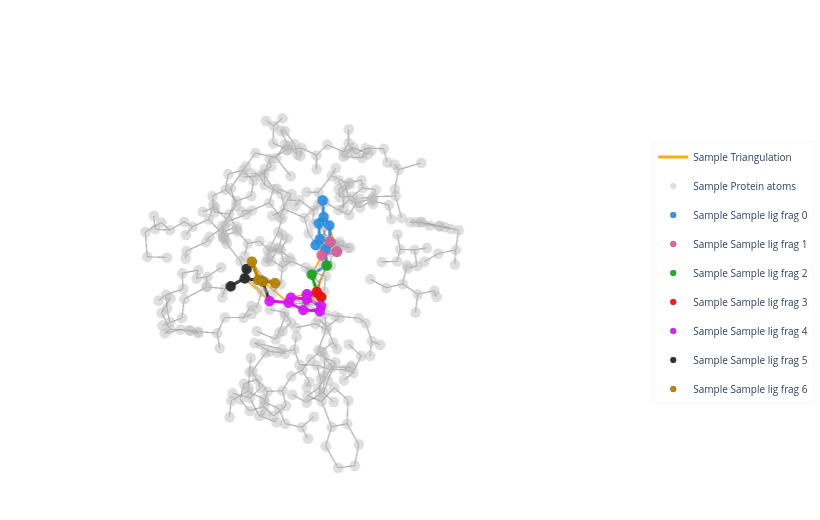

The notebook cell saved with this chart:
### Markdown cell above
## Optional: 3D view

Requires `py3Dmol` and `plotly` (`pip install py3Dmol plotly`).

### Code cell
try:
    from sigmadock.geo.viz import plot_interaction_graph_3d_plotly
    fig = plot_interaction_graph_3d_plotly(
        sample,
        pos_key = "ref_pos",
        show_ligand_virtual = False,
        show_protein_virtual = False,
        show_triangulation = True,
        )
except Exception as e:
    print("Skipping 3D plot:", e)

### Figure 1 — Plotly figure (JSON) as saved in the notebook; plotly's stock layout.template omitted (floating-point values rounded to 4 significant figures; data arrays with more than 128 entries replaced by an {"elided": "..."} marker saying what was removed)
{"data": [{"hoverinfo": "none", "line": {"color": "orange", "width": 3.2}, "mode": "lines", "name": "Sample Triangulation", "opacity": 0.92, "showlegend": true, "type": "scatter3d", "x": {"elided": "138 float values"}, "y": {"elided": "138 float values"}, "z": {"elided": "138 float values"}}, {"hoverinfo": "none", "line": {"color": "#2E91E5", "width": 6}, "mode": "lines", "name": "Sample frag_0", "opacity": 0.95, "showlegend": false, "type": "scatter3d", "x": [-21.48, -21.15, null], "y": [-10.01, -9.534, null], "z": [-24.97, -26.23, null]}, {"hoverinfo": "none", "line": {"color": "#2E91E5", "width": 6}, "mode": "lines", "name": "Sample frag_0", "opacity": 0.95, "showlegend": false, "type": "scatter3d", "x": [-21.15, -21.48, null], "y": [-9.534, -10.01, null], "z": [-26.23, -24.97, null]}, {"hoverinfo": "none", "line": {"color": "#E15F99", "width": 6}, "mode": "lines", "name": "Sample frag_1", "opacity": 0.95, "showlegend": false, "type": "scatter3d", "x": [-19.09, -20.59, null], "y": [-8.17, -7.944, null], "z": [-23.6, -23.87, null]}, {"hoverinfo": "none", "line": {"color": "#E15F99", "width": 6}, "mode": "lines", "name": "Sample frag_1", "opacity": 0.95, "showlegend": false, "type": "scatter3d", "x": [-20.59, -19.09, null], "y": [-7.944, -8.17, null], "z": [-23.87, -23.6, null]}, {"hoverinfo": "none", "line": {"color": "#2E91E5", "width": 6}, "mode": "lines", "name": "Sample frag_0", "opacity": 0.95, "showlegend": false, "type": "scatter3d", "x": [-21.48, -21.26, null], "y": [-10.01, -9.292, null], "z": [-24.97, -23.85, null]}, {"hoverinfo": "none", "line": {"color": "#2E91E5", "width": 6}, "mode": "lines", "name": "Sample frag_0", "opacity": 0.95, "showlegend": false, "type": "scatter3d", "x": [-21.26, -21.48, null], "y": [-9.292, -10.01, null], "z": [-23.85, -24.97, null]}, {"hoverinfo": "none", "line": {"color": "#2E91E5", "width": 6}, "mode": "lines", "name": "Sample frag_0", "opacity": 0.95, "showlegend": false, "type": "scatter3d", "x": [-21.48, -22.11, null], "y": [-10.01, -11.28, null], "z": [-24.97, -24.82, null]}, {"hoverinfo": "none", "line": {"color": "#2E91E5", "width": 6}, "mode": "lines", "name": "Sample frag_0", "opacity": 0.95, "showlegend": false, "type": "scatter3d", "x": [-22.11, -21.48, null], "y": [-11.28, -10.01, null], "z": [-24.82, -24.97, null]}, {"hoverinfo": "none", "line": {"color": "#1CA71C", "width": 6}, "mode": "lines", "name": "Sample frag_2", "opacity": 0.95, "showlegend": false, "type": "scatter3d", "x": [-19.97, -19.61, null], "y": [-10.12, -9.16, null], "z": [-26.86, -27.99, null]}, {"hoverinfo": "none", "line": {"color": "#1CA71C", "width": 6}, "mode": "lines", "name": "Sample frag_2", "opacity": 0.95, "showlegend": false, "type": "scatter3d", "x": [-19.61, -19.97, null], "y": [-9.16, -10.12, null], "z": [-27.99, -26.86, null]}, {"hoverinfo": "none", "line": {"color": "#DA16FF", "width": 6}, "mode": "lines", "name": "Sample frag_4", "opacity": 0.95, "showlegend": false, "type": "scatter3d", "x": [-16.78, -16.97, null], "y": [-7.504, -6.137, null], "z": [-26.29, -26.29, null]}, {"hoverinfo": "none", "line": {"color": "#DA16FF", "width": 6}, "mode": "lines", "name": "Sample frag_4", "opacity": 0.95, "showlegend": false, "type": "scatter3d", "x": [-16.97, -16.78, null], "y": [-6.137, -7.504, null], "z": [-26.29, -26.29, null]}, {"hoverinfo": "none", "line": {"color": "#DA16FF", "width": 6}, "mode": "lines", "name": "Sample frag_4", "opacity": 0.95, "showlegend": false, "type": "scatter3d", "x": [-16.97, -15.97, null], "y": [-6.137, -5.323, null], "z": [-26.29, -25.77, null]}, {"hoverinfo": "none", "line": {"color": "#DA16FF", "width": 6}, "mode": "lines", "name": "Sample frag_4", "opacity": 0.95, "showlegend": false, "type": "scatter3d", "x": [-15.97, -16.97, null], "y": [-5.323, -6.137, null], "z": [-25.77, -26.29, null]}, {"hoverinfo": "none", "line": {"color": "#DA16FF", "width": 6}, "mode": "lines", "name": "Sample frag_4", "opacity": 0.95, "showlegend": false, "type": "scatter3d", "x": [-15.97, -14.8, null], "y": [-5.323, -5.852, null], "z": [-25.77, -25.28, null]}, {"hoverinfo": "none", "line": {"color": "#DA16FF", "width": 6}, "mode": "lines", "name": "Sample frag_4", "opacity": 0.95, "showlegend": false, "type": "scatter3d", "x": [-14.8, -15.97, null], "y": [-5.852, -5.323, null], "z": [-25.28, -25.77, null]}, {"hoverinfo": "none", "line": {"color": "#DA16FF", "width": 6}, "mode": "lines", "name": "Sample frag_4", "opacity": 0.95, "showlegend": false, "type": "scatter3d", "x": [-14.8, -14.61, null], "y": [-5.852, -7.238, null], "z": [-25.28, -25.28, null]}, {"hoverinfo": "none", "line": {"color": "#DA16FF", "width": 6}, "mode": "lines", "name": "Sample frag_4", "opacity": 0.95, "showlegend": false, "type": "scatter3d", "x": [-14.61, -14.8, null], "y": [-7.238, -5.852, null], "z": [-25.28, -25.28, null]}, {"hoverinfo": "none", "line": {"color": "#DA16FF", "width": 6}, "mode": "lines", "name": "Sample frag_4", "opacity": 0.95, "showlegend": false, "type": "scatter3d", "x": [-14.61, -13.32, null], "y": [-7.238, -7.864, null], "z": [-25.28, -24.76, null]}, {"hoverinfo": "none", "line": {"color": "#DA16FF", "width": 6}, "mode": "lines", "name": "Sample frag_4", "opacity": 0.95, "showlegend": false, "type": "scatter3d", "x": [-13.32, -14.61, null], "y": [-7.864, -7.238, null], "z": [-24.76, -25.28, null]}, {"hoverinfo": "none", "line": {"color": "#222A2A", "width": 6}, "mode": "lines", "name": "Sample frag_5", "opacity": 0.95, "showlegend": false, "type": "scatter3d", "x": [-13.41, -12.94, null], "y": [-8.616, -10.09, null], "z": [-23.41, -23.66, null]}, {"hoverinfo": "none", "line": {"color": "#222A2A", "width": 6}, "mode": "lines", "name": "Sample frag_5", "opacity": 0.95, "showlegend": false, "type": "scatter3d", "x": [-12.94, -13.41, null], "y": [-10.09, -8.616, null], "z": [-23.66, -23.41, null]}, {"hoverinfo": "none", "line": {"color": "#DA16FF", "width": 6}, "mode": "lines", "name": "Sample frag_4", "opacity": 0.95, "showlegend": false, "type": "scatter3d", "x": [-14.61, -15.61, null], "y": [-7.238, -8.042, null], "z": [-25.28, -25.79, null]}, {"hoverinfo": "none", "line": {"color": "#DA16FF", "width": 6}, "mode": "lines", "name": "Sample frag_4", "opacity": 0.95, "showlegend": false, "type": "scatter3d", "x": [-15.61, -14.61, null], "y": [-8.042, -7.238, null], "z": [-25.79, -25.28, null]}, {"hoverinfo": "none", "line": {"color": "#DA16FF", "width": 6}, "mode": "lines", "name": "Sample frag_4", "opacity": 0.95, "showlegend": false, "type": "scatter3d", "x": [-16.78, -15.61, null], "y": [-7.504, -8.042, null], "z": [-26.29, -25.79, null]}, {"hoverinfo": "none", "line": {"color": "#DA16FF", "width": 6}, "mode": "lines", "name": "Sample frag_4", "opacity": 0.95, "showlegend": false, "type": "scatter3d", "x": [-15.61, -16.78, null], "y": [-8.042, -7.504, null], "z": [-25.79, -26.29, null]}, {"hoverinfo": "none", "line": {"color": "#B68100", "width": 6}, "mode": "lines", "name": "Sample frag_6", "opacity": 0.95, "showlegend": false, "type": "scatter3d", "x": [-12.46, -12.49, null], "y": [-7.935, -8.551, null], "z": [-22.46, -21.22, null]}, {"hoverinfo": "none", "line": {"color": "#B68100", "width": 6}, "mode": "lines", "name": "Sample frag_6", "opacity": 0.95, "showlegend": false, "type": "scatter3d", "x": [-12.49, -12.46, null], "y": [-8.551, -7.935, null], "z": [-21.22, -22.46, null]}, {"hoverinfo": "none", "line": {"color": "#B68100", "width": 6}, "mode": "lines", "name": "Sample frag_6", "opacity": 0.95, "showlegend": false, "type": "scatter3d", "x": [-12.46, -12.83, null], "y": [-7.935, -6.615, null], "z": [-22.46, -22.23, null]}, {"hoverinfo": "none", "line": {"color": "#B68100", "width": 6}, "mode": "lines", "name": "Sample frag_6", "opacity": 0.95, "showlegend": false, "type": "scatter3d", "x": [-12.83, -12.46, null], "y": [-6.615, -7.935, null], "z": [-22.23, -22.46, null]}, {"hoverinfo": "none", "line": {"color": "#2E91E5", "width": 6}, "mode": "lines", "name": "Sample frag_0", "opacity": 0.95, "showlegend": false, "type": "scatter3d", "x": [-22.19, -21.61, null], "y": [-10.96, -9.757, null], "z": [-22.56, -22.63, null]}, {"hoverinfo": "none", "line": {"color": "#2E91E5", "width": 6}, "mode": "lines", "name": "Sample frag_0", "opacity": 0.95, "showlegend": false, "type": "scatter3d", "x": [-21.61, -22.19, null], "y": [-9.757, -10.96, null], "z": [-22.63, -22.56, null]}, {"hoverinfo": "none", "line": {"color": "#2E91E5", "width": 6}, "mode": "lines", "name": "Sample frag_0", "opacity": 0.95, "showlegend": false, "type": "scatter3d", "x": [-21.26, -21.61, null], "y": [-9.292, -9.757, null], "z": [-23.85, -22.63, null]}, {"hoverinfo": "none", "line": {"color": "#2E91E5", "width": 6}, "mode": "lines", "name": "Sample frag_0", "opacity": 0.95, "showlegend": false, "type": "scatter3d", "x": [-21.61, -21.26, null], "y": [-9.757, -9.292, null], "z": [-22.63, -23.85, null]}, {"hoverinfo": "none", "line": {"color": "#2E91E5", "width": 6}, "mode": "lines", "name": "Sample frag_0", "opacity": 0.95, "showlegend": false, "type": "scatter3d", "x": [-22.19, -22.54, null], "y": [-10.96, -11.43, null], "z": [-22.56, -21.34, null]}, {"hoverinfo": "none", "line": {"color": "#2E91E5", "width": 6}, "mode": "lines", "name": "Sample frag_0", "opacity": 0.95, "showlegend": false, "type": "scatter3d", "x": [-22.54, -22.19, null], "y": [-11.43, -10.96, null], "z": [-21.34, -22.56, null]}, {"hoverinfo": "none", "line": {"color": "#2E91E5", "width": 6}, "mode": "lines", "name": "Sample frag_0", "opacity": 0.95, "showlegend": false, "type": "scatter3d", "x": [-22.11, -22.45, null], "y": [-11.28, -11.74, null], "z": [-24.82, -23.61, null]}, {"hoverinfo": "none", "line": {"color": "#2E91E5", "width": 6}, "mode": "lines", "name": "Sample frag_0", "opacity": 0.95, "showlegend": false, "type": "scatter3d", "x": [-22.45, -22.11, null], "y": [-11.74, -11.28, null], "z": [-23.61, -24.82, null]}, {"hoverinfo": "none", "line": {"color": "#2E91E5", "width": 6}, "mode": "lines", "name": "Sample frag_0", "opacity": 0.95, "showlegend": false, "type": "scatter3d", "x": [-22.19, -22.45, null], "y": [-10.96, -11.74, null], "z": [-22.56, -23.61, null]}, {"hoverinfo": "none", "line": {"color": "#2E91E5", "width": 6}, "mode": "lines", "name": "Sample frag_0", "opacity": 0.95, "showlegend": false, "type": "scatter3d", "x": [-22.45, -22.19, null], "y": [-11.74, -10.96, null], "z": [-23.61, -22.56, null]}, {"hoverinfo": "none", "line": {"color": "#2E91E5", "width": 6}, "mode": "lines", "name": "Sample frag_0", "opacity": 0.95, "showlegend": false, "type": "scatter3d", "x": [-22.11, -22.37, null], "y": [-11.28, -12.04, null], "z": [-24.82, -25.88, null]}, {"hoverinfo": "none", "line": {"color": "#2E91E5", "width": 6}, "mode": "lines", "name": "Sample frag_0", "opacity": 0.95, "showlegend": false, "type": "scatter3d", "x": [-22.37, -22.11, null], "y": [-12.04, -11.28, null], "z": [-25.88, -24.82, null]}, {"hoverinfo": "none", "line": {"color": "#FB0D0D", "width": 6}, "mode": "lines", "name": "Sample frag_3", "opacity": 0.95, "showlegend": false, "type": "scatter3d", "x": [-18.86, -17.69, null], "y": [-7.937, -8.404, null], "z": [-27.45, -26.78, null]}, {"hoverinfo": "none", "line": {"color": "#FB0D0D", "width": 6}, "mode": "lines", "name": "Sample frag_3", "opacity": 0.95, "showlegend": false, "type": "scatter3d", "x": [-17.69, -18.86, null], "y": [-8.404, -7.937, null], "z": [-26.78, -27.45, null]}, {"hoverinfo": "none", "line": {"color": "#222A2A", "width": 6}, "mode": "lines", "name": "Sample frag_5", "opacity": 0.95, "showlegend": false, "type": "scatter3d", "x": [-12.94, -11.71, null], "y": [-10.09, -10.23, null], "z": [-23.66, -23.81, null]}, {"hoverinfo": "none", "line": {"color": "#222A2A", "width": 6}, "mode": "lines", "name": "Sample frag_5", "opacity": 0.95, "showlegend": false, "type": "scatter3d", "x": [-11.71, -12.94, null], "y": [-10.23, -10.09, null], "z": [-23.81, -23.66, null]}, {"hoverinfo": "none", "line": {"color": "#222A2A", "width": 6}, "mode": "lines", "name": "Sample frag_5", "opacity": 0.95, "showlegend": false, "type": "scatter3d", "x": [-12.94, -13.84, null], "y": [-10.09, -10.95, null], "z": [-23.66, -23.68, null]}, {"hoverinfo": "none", "line": {"color": "#222A2A", "width": 6}, "mode": "lines", "name": "Sample frag_5", "opacity": 0.95, "showlegend": false, "type": "scatter3d", "x": [-13.84, -12.94, null], "y": [-10.95, -10.09, null], "z": [-23.68, -23.66, null]}, {"hoverinfo": "none", "line": {"color": "#2E91E5", "width": 6}, "mode": "lines", "name": "Sample frag_0", "opacity": 0.95, "showlegend": false, "type": "scatter3d", "x": [-20.59, -21.26, null], "y": [-7.944, -9.292, null], "z": [-23.87, -23.85, null]}, {"hoverinfo": "none", "line": {"color": "#2E91E5", "width": 6}, "mode": "lines", "name": "Sample frag_0", "opacity": 0.95, "showlegend": false, "type": "scatter3d", "x": [-21.26, -20.59, null], "y": [-9.292, -7.944, null], "z": [-23.85, -23.87, null]}, {"hoverinfo": "none", "line": {"color": "#E15F99", "width": 6}, "mode": "lines", "name": "Sample frag_1", "opacity": 0.95, "showlegend": false, "type": "scatter3d", "x": [-20.59, -21.26, null], "y": [-7.944, -9.292, null], "z": [-23.87, -23.85, null]}, {"hoverinfo": "none", "line": {"color": "#E15F99", "width": 6}, "mode": "lines", "name": "Sample frag_1", "opacity": 0.95, "showlegend": false, "type": "scatter3d", "x": [-21.26, -20.59, null], "y": [-9.292, -7.944, null], "z": [-23.85, -23.87, null]}, {"hoverinfo": "none", "line": {"color": "#1CA71C", "width": 6}, "mode": "lines", "name": "Sample frag_2", "opacity": 0.95, "showlegend": false, "type": "scatter3d", "x": [-21.15, -19.97, null], "y": [-9.534, -10.12, null], "z": [-26.23, -26.86, null]}, {"hoverinfo": "none", "line": {"color": "#1CA71C", "width": 6}, "mode": "lines", "name": "Sample frag_2", "opacity": 0.95, "showlegend": false, "type": "scatter3d", "x": [-19.97, -21.15, null], "y": [-10.12, -9.534, null], "z": [-26.86, -26.23, null]}, {"hoverinfo": "none", "line": {"color": "#FB0D0D", "width": 6}, "mode": "lines", "name": "Sample frag_3", "opacity": 0.95, "showlegend": false, "type": "scatter3d", "x": [-19.61, -18.86, null], "y": [-9.16, -7.937, null], "z": [-27.99, -27.45, null]}, {"hoverinfo": "none", "line": {"color": "#FB0D0D", "width": 6}, "mode": "lines", "name": "Sample frag_3", "opacity": 0.95, "showlegend": false, "type": "scatter3d", "x": [-18.86, -19.61, null], "y": [-7.937, -9.16, null], "z": [-27.45, -27.99, null]}, {"hoverinfo": "none", "line": {"color": "#1CA71C", "width": 6}, "mode": "lines", "name": "Sample frag_2", "opacity": 0.95, "showlegend": false, "type": "scatter3d", "x": [-19.61, -18.86, null], "y": [-9.16, -7.937, null], "z": [-27.99, -27.45, null]}, {"hoverinfo": "none", "line": {"color": "#1CA71C", "width": 6}, "mode": "lines", "name": "Sample frag_2", "opacity": 0.95, "showlegend": false, "type": "scatter3d", "x": [-18.86, -19.61, null], "y": [-7.937, -9.16, null], "z": [-27.45, -27.99, null]}, {"hoverinfo": "none", "line": {"color": "#B68100", "width": 6}, "mode": "lines", "name": "Sample frag_6", "opacity": 0.95, "showlegend": false, "type": "scatter3d", "x": [-13.41, -12.46, null], "y": [-8.616, -7.935, null], "z": [-23.41, -22.46, null]}, {"hoverinfo": "none", "line": {"color": "#B68100", "width": 6}, "mode": "lines", "name": "Sample frag_6", "opacity": 0.95, "showlegend": false, "type": "scatter3d", "x": [-12.46, -13.41, null], "y": [-7.935, -8.616, null], "z": [-22.46, -23.41, null]}, {"hoverinfo": "none", "line": {"color": "#FB0D0D", "width": 6}, "mode": "lines", "name": "Sample frag_3", "opacity": 0.95, "showlegend": false, "type": "scatter3d", "x": [-16.78, -17.69, null], "y": [-7.504, -8.404, null], "z": [-26.29, -26.78, null]}, {"hoverinfo": "none", "line": {"color": "#FB0D0D", "width": 6}, "mode": "lines", "name": "Sample frag_3", "opacity": 0.95, "showlegend": false, "type": "scatter3d", "x": [-17.69, -16.78, null], "y": [-8.404, -7.504, null], "z": [-26.78, -26.29, null]}, {"hoverinfo": "none", "line": {"color": "#DA16FF", "width": 6}, "mode": "lines", "name": "Sample frag_4", "opacity": 0.95, "showlegend": false, "type": "scatter3d", "x": [-16.78, -17.69, null], "y": [-7.504, -8.404, null], "z": [-26.29, -26.78, null]}, {"hoverinfo": "none", "line": {"color": "#DA16FF", "width": 6}, "mode": "lines", "name": "Sample frag_4", "opacity": 0.95, "showlegend": false, "type": "scatter3d", "x": [-17.69, -16.78, null], "y": [-8.404, -7.504, null], "z": [-26.78, -26.29, null]}, {"hoverinfo": "none", "line": {"color": "#E15F99", "width": 6}, "mode": "lines", "name": "Sample frag_1", "opacity": 0.95, "showlegend": false, "type": "scatter3d", "x": [-20.59, -21.26, null], "y": [-7.944, -9.292, null], "z": [-23.87, -23.85, null]}, {"hoverinfo": "none", "line": {"color": "#2E91E5", "width": 6}, "mode": "lines", "name": "Sample frag_0", "opacity": 0.95, "showlegend": false, "type": "scatter3d", "x": [-21.26, -20.59, null], "y": [-9.292, -7.944, null], "z": [-23.85, -23.87, null]}, {"hoverinfo": "none", "line": {"color": "#2E91E5", "width": 6}, "mode": "lines", "name": "Sample frag_0", "opacity": 0.95, "showlegend": false, "type": "scatter3d", "x": [-21.26, -20.59, null], "y": [-9.292, -7.944, null], "z": [-23.85, -23.87, null]}, {"hoverinfo": "none", "line": {"color": "#E15F99", "width": 6}, "mode": "lines", "name": "Sample frag_1", "opacity": 0.95, "showlegend": false, "type": "scatter3d", "x": [-20.59, -21.26, null], "y": [-7.944, -9.292, null], "z": [-23.87, -23.85, null]}, {"hoverinfo": "none", "line": {"color": "#2E91E5", "width": 6}, "mode": "lines", "name": "Sample frag_0", "opacity": 0.95, "showlegend": false, "type": "scatter3d", "x": [-21.15, -19.97, null], "y": [-9.534, -10.12, null], "z": [-26.23, -26.86, null]}, {"hoverinfo": "none", "line": {"color": "#1CA71C", "width": 6}, "mode": "lines", "name": "Sample frag_2", "opacity": 0.95, "showlegend": false, "type": "scatter3d", "x": [-19.97, -21.15, null], "y": [-10.12, -9.534, null], "z": [-26.86, -26.23, null]}, {"hoverinfo": "none", "line": {"color": "#1CA71C", "width": 6}, "mode": "lines", "name": "Sample frag_2", "opacity": 0.95, "showlegend": false, "type": "scatter3d", "x": [-19.97, -21.15, null], "y": [-10.12, -9.534, null], "z": [-26.86, -26.23, null]}, {"hoverinfo": "none", "line": {"color": "#2E91E5", "width": 6}, "mode": "lines", "name": "Sample frag_0", "opacity": 0.95, "showlegend": false, "type": "scatter3d", "x": [-21.15, -19.97, null], "y": [-9.534, -10.12, null], "z": [-26.23, -26.86, null]}, {"hoverinfo": "none", "line": {"color": "#1CA71C", "width": 6}, "mode": "lines", "name": "Sample frag_2", "opacity": 0.95, "showlegend": false, "type": "scatter3d", "x": [-19.61, -18.86, null], "y": [-9.16, -7.937, null], "z": [-27.99, -27.45, null]}, {"hoverinfo": "none", "line": {"color": "#FB0D0D", "width": 6}, "mode": "lines", "name": "Sample frag_3", "opacity": 0.95, "showlegend": false, "type": "scatter3d", "x": [-18.86, -19.61, null], "y": [-7.937, -9.16, null], "z": [-27.45, -27.99, null]}, {"hoverinfo": "none", "line": {"color": "#FB0D0D", "width": 6}, "mode": "lines", "name": "Sample frag_3", "opacity": 0.95, "showlegend": false, "type": "scatter3d", "x": [-18.86, -19.61, null], "y": [-7.937, -9.16, null], "z": [-27.45, -27.99, null]}, {"hoverinfo": "none", "line": {"color": "#1CA71C", "width": 6}, "mode": "lines", "name": "Sample frag_2", "opacity": 0.95, "showlegend": false, "type": "scatter3d", "x": [-19.61, -18.86, null], "y": [-9.16, -7.937, null], "z": [-27.99, -27.45, null]}, {"hoverinfo": "none", "line": {"color": "#222A2A", "width": 6}, "mode": "lines", "name": "Sample frag_5", "opacity": 0.95, "showlegend": false, "type": "scatter3d", "x": [-13.41, -13.32, null], "y": [-8.616, -7.864, null], "z": [-23.41, -24.76, null]}, {"hoverinfo": "none", "line": {"color": "#DA16FF", "width": 6}, "mode": "lines", "name": "Sample frag_4", "opacity": 0.95, "showlegend": false, "type": "scatter3d", "x": [-13.32, -13.41, null], "y": [-7.864, -8.616, null], "z": [-24.76, -23.41, null]}, {"hoverinfo": "none", "line": {"color": "#222A2A", "width": 6}, "mode": "lines", "name": "Sample frag_5", "opacity": 0.95, "showlegend": false, "type": "scatter3d", "x": [-13.41, -12.46, null], "y": [-8.616, -7.935, null], "z": [-23.41, -22.46, null]}, {"hoverinfo": "none", "line": {"color": "#B68100", "width": 6}, "mode": "lines", "name": "Sample frag_6", "opacity": 0.95, "showlegend": false, "type": "scatter3d", "x": [-12.46, -13.41, null], "y": [-7.935, -8.616, null], "z": [-22.46, -23.41, null]}, {"hoverinfo": "none", "line": {"color": "#DA16FF", "width": 6}, "mode": "lines", "name": "Sample frag_4", "opacity": 0.95, "showlegend": false, "type": "scatter3d", "x": [-13.32, -13.41, null], "y": [-7.864, -8.616, null], "z": [-24.76, -23.41, null]}, {"hoverinfo": "none", "line": {"color": "#222A2A", "width": 6}, "mode": "lines", "name": "Sample frag_5", "opacity": 0.95, "showlegend": false, "type": "scatter3d", "x": [-13.41, -13.32, null], "y": [-8.616, -7.864, null], "z": [-23.41, -24.76, null]}, {"hoverinfo": "none", "line": {"color": "#B68100", "width": 6}, "mode": "lines", "name": "Sample frag_6", "opacity": 0.95, "showlegend": false, "type": "scatter3d", "x": [-12.46, -13.41, null], "y": [-7.935, -8.616, null], "z": [-22.46, -23.41, null]}, {"hoverinfo": "none", "line": {"color": "#222A2A", "width": 6}, "mode": "lines", "name": "Sample frag_5", "opacity": 0.95, "showlegend": false, "type": "scatter3d", "x": [-13.41, -12.46, null], "y": [-8.616, -7.935, null], "z": [-23.41, -22.46, null]}, {"hoverinfo": "none", "line": {"color": "#DA16FF", "width": 6}, "mode": "lines", "name": "Sample frag_4", "opacity": 0.95, "showlegend": false, "type": "scatter3d", "x": [-16.78, -17.69, null], "y": [-7.504, -8.404, null], "z": [-26.29, -26.78, null]}, {"hoverinfo": "none", "line": {"color": "#FB0D0D", "width": 6}, "mode": "lines", "name": "Sample frag_3", "opacity": 0.95, "showlegend": false, "type": "scatter3d", "x": [-17.69, -16.78, null], "y": [-8.404, -7.504, null], "z": [-26.78, -26.29, null]}, {"hoverinfo": "none", "line": {"color": "#FB0D0D", "width": 6}, "mode": "lines", "name": "Sample frag_3", "opacity": 0.95, "showlegend": false, "type": "scatter3d", "x": [-17.69, -16.78, null], "y": [-8.404, -7.504, null], "z": [-26.78, -26.29, null]}, {"hoverinfo": "none", "line": {"color": "#DA16FF", "width": 6}, "mode": "lines", "name": "Sample frag_4", "opacity": 0.95, "showlegend": false, "type": "scatter3d", "x": [-16.78, -17.69, null], "y": [-7.504, -8.404, null], "z": [-26.29, -26.78, null]}, {"hoverinfo": "none", "line": {"color": "rgba(100,100,100,1.0)", "width": 2.5}, "mode": "lines", "name": "Sample Protein bonds", "opacity": 0.3, "showlegend": false, "type": "scatter3d", "x": {"elided": "2256 float values"}, "y": {"elided": "2256 float values"}, "z": {"elided": "2256 float values"}}, {"legendgroup": "protein", "marker": {"color": "rgb(190,190,190)", "line": {"color": "rgba(0,0,0,0.08)", "width": 0.4}, "opacity": 0.5, "size": 6, "symbol": "circle"}, "mode": "markers", "name": "Sample Protein atoms", "showlegend": true, "type": "scatter3d", "x": {"elided": "347 float values"}, "y": {"elided": "347 float values"}, "z": {"elided": "347 float values"}}, {"marker": {"color": "#2E91E5", "line": {"color": "rgba(0,0,0,0.18)", "width": 1}, "opacity": 0.95, "size": 6, "symbol": "circle"}, "mode": "markers", "name": "Sample Sample lig frag 0", "showlegend": true, "type": "scatter3d", "x": [-21.48, -21.15, -21.26, -22.19, -22.11, -21.61, -22.54, -22.45, -22.37, -20.59], "y": [-10.01, -9.534, -9.292, -10.96, -11.28, -9.757, -11.43, -11.74, -12.04, -7.944], "z": [-24.97, -26.23, -23.85, -22.56, -24.82, -22.63, -21.34, -23.61, -25.88, -23.87]}, {"marker": {"color": "#E15F99", "line": {"color": "rgba(0,0,0,0.18)", "width": 1}, "opacity": 0.95, "size": 6, "symbol": "circle"}, "mode": "markers", "name": "Sample Sample lig frag 1", "showlegend": true, "type": "scatter3d", "x": [-19.09, -20.59, -21.26], "y": [-8.17, -7.944, -9.292], "z": [-23.6, -23.87, -23.85]}, {"marker": {"color": "#1CA71C", "line": {"color": "rgba(0,0,0,0.18)", "width": 1}, "opacity": 0.95, "size": 6, "symbol": "circle"}, "mode": "markers", "name": "Sample Sample lig frag 2", "showlegend": true, "type": "scatter3d", "x": [-19.97, -19.61, -21.15, -18.86], "y": [-10.12, -9.16, -9.534, -7.937], "z": [-26.86, -27.99, -26.23, -27.45]}, {"marker": {"color": "#FB0D0D", "line": {"color": "rgba(0,0,0,0.18)", "width": 1}, "opacity": 0.95, "size": 6, "symbol": "circle"}, "mode": "markers", "name": "Sample Sample lig frag 3", "showlegend": true, "type": "scatter3d", "x": [-18.86, -17.69, -19.61, -16.78], "y": [-7.937, -8.404, -9.16, -7.504], "z": [-27.45, -26.78, -27.99, -26.29]}, {"marker": {"color": "#DA16FF", "line": {"color": "rgba(0,0,0,0.18)", "width": 1}, "opacity": 0.95, "size": 6, "symbol": "circle"}, "mode": "markers", "name": "Sample Sample lig frag 4", "showlegend": true, "type": "scatter3d", "x": [-16.78, -16.97, -15.97, -14.8, -14.61, -13.32, -15.61, -17.69], "y": [-7.504, -6.137, -5.323, -5.852, -7.238, -7.864, -8.042, -8.404], "z": [-26.29, -26.29, -25.77, -25.28, -25.28, -24.76, -25.79, -26.78]}, {"marker": {"color": "#222A2A", "line": {"color": "rgba(0,0,0,0.18)", "width": 1}, "opacity": 0.95, "size": 6, "symbol": "circle"}, "mode": "markers", "name": "Sample Sample lig frag 5", "showlegend": true, "type": "scatter3d", "x": [-13.41, -12.94, -11.71, -13.84], "y": [-8.616, -10.09, -10.23, -10.95], "z": [-23.41, -23.66, -23.81, -23.68]}, {"marker": {"color": "#B68100", "line": {"color": "rgba(0,0,0,0.18)", "width": 1}, "opacity": 0.95, "size": 6, "symbol": "circle"}, "mode": "markers", "name": "Sample Sample lig frag 6", "showlegend": true, "type": "scatter3d", "x": [-12.46, -12.49, -12.83, -13.41], "y": [-7.935, -8.551, -6.615, -8.616], "z": [-22.46, -21.22, -22.23, -23.41]}], "layout": {"dragmode": "zoom", "height": 520, "legend": {"bgcolor": "rgba(255,255,255,0.88)", "bordercolor": "rgba(0,0,0,0.06)", "borderwidth": 0.5, "font": {"size": 10}, "itemclick": "toggle", "itemdoubleclick": "toggleothers", "x": 0.94, "xanchor": "left", "y": 0.5, "yanchor": "middle"}, "margin": {"b": 6, "l": 6, "r": 6, "t": 32}, "paper_bgcolor": "white", "scene": {"aspectmode": "data", "bgcolor": "white", "camera": {"eye": {"x": 0.9, "y": 0.9, "z": 0.9}}, "domain": {"x": [0, 0.88], "y": [0, 1]}, "dragmode": "orbit", "xaxis": {"showgrid": false, "showticklabels": false, "visible": false, "zeroline": false}, "yaxis": {"showgrid": false, "showticklabels": false, "visible": false, "zeroline": false}, "zaxis": {"showgrid": false, "showticklabels": false, "visible": false, "zeroline": false}}, "uirevision": true, "width": 820}}
